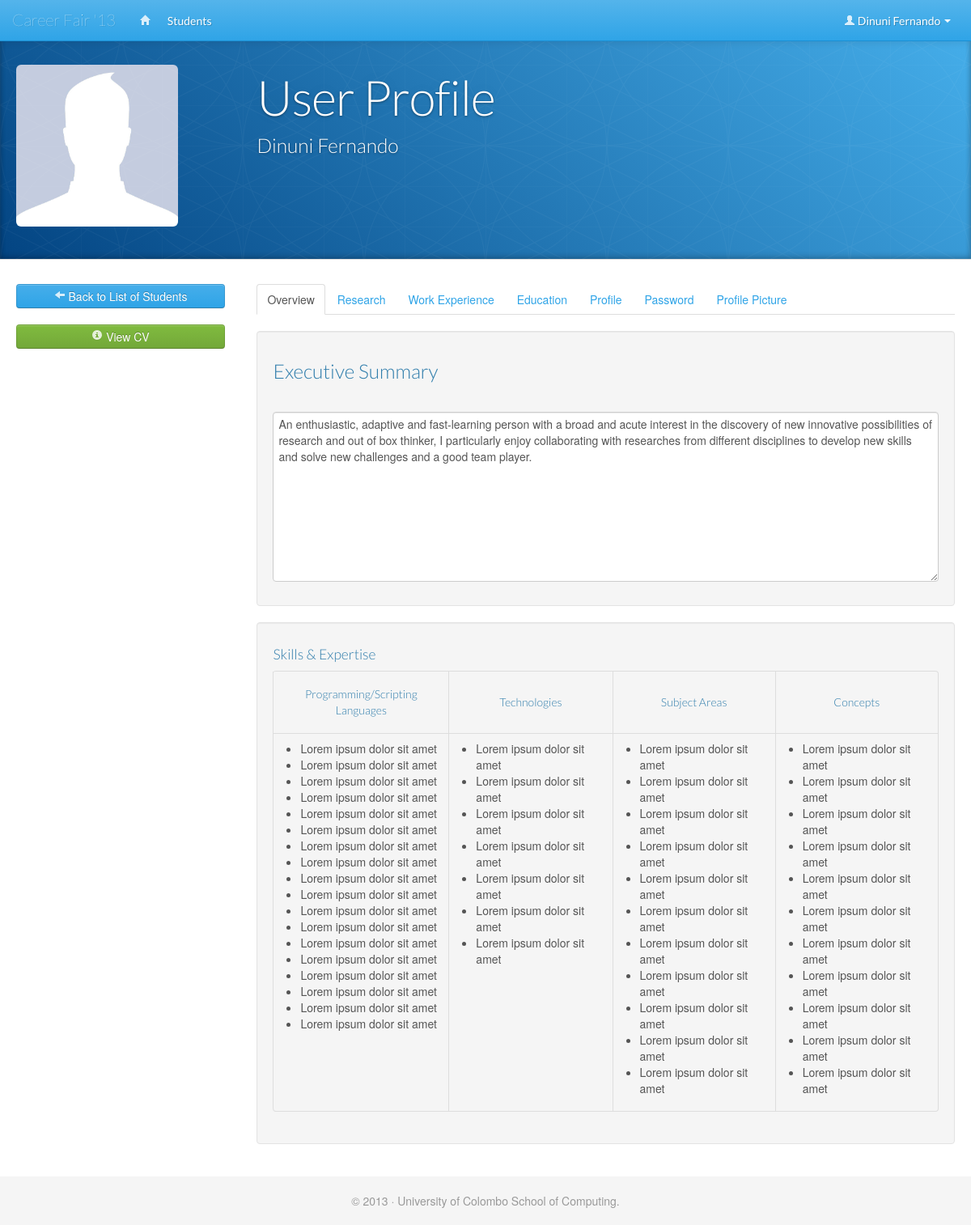
The page /view_profile.php (signed in) on the database as committed earlier.
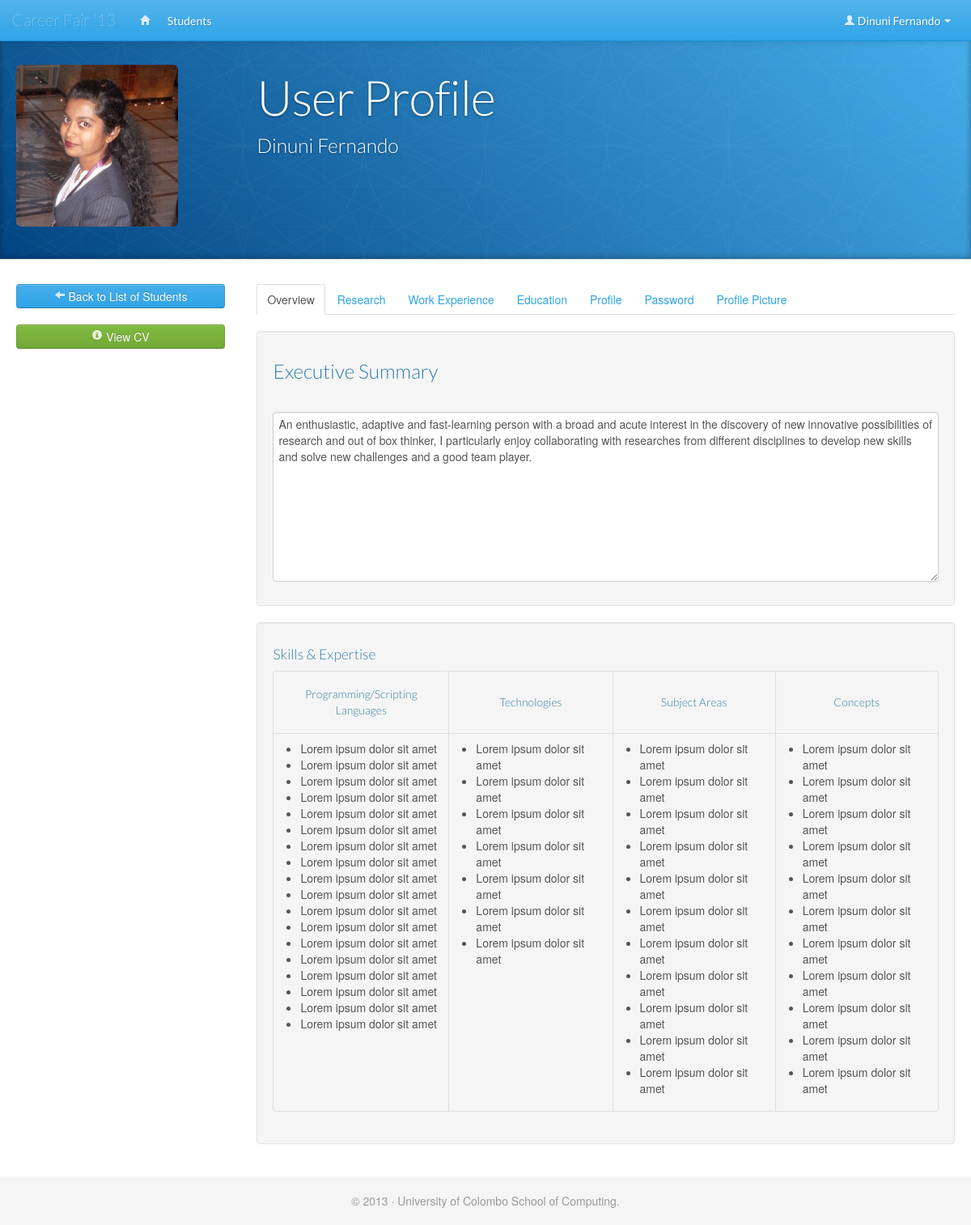
The same page on the database as committed later.
### tables this page shows
CREATE TABLE `obj_photos` (
  `id` int(11) NOT NULL AUTO_INCREMENT,
  `related_object_type` int(11) NOT NULL,
  `related_object_id` int(11) NOT NULL,
  `filename` varchar(255) NOT NULL,
  `file_type` varchar(100) NOT NULL,
  `size` varchar(20) NOT NULL,
  PRIMARY KEY (`id`),
  KEY `related_object_type` (`related_object_type`)
);

### includes/session.php (called while the page is built, shortened)
<?php
require_once("database.php");
class Session {
	private function check_log_in(){
		if (isset($_SESSION['id']) && isset($_SESSION['object_type'])){
			$this->object_type = $_SESSION['object_type'];
			$this->logged_in = true;
		} else {
			unset($this->id);
			unset($this->object_type);
			$this->logged_in = false;
		}
	}
}
$session = new Session();
?>

### includes/user_login.php (called while the page is built, shortened)
<?php
require_once("database.php");
class UserLogin extends DatabaseObject {
	protected static $table_name = "user_logins";
	public function get_user($id){
		$sql  = "SELECT * FROM " . static::$table_name;
		$sql .= " WHERE id = " . $id;
		$sql .= " LIMIT 1";
		$result_array = self::find_by_sql($sql);
		return !empty($result_array) ? array_shift($result_array) : false;
	}
}
?>

### includes/database.php (called while the page is built, shortened)
<?php
class MySQLDatabase{
	private $connection;
	public function open_connection(){
		$this->connection = mysql_connect(DB_SERVER, DB_USER, DB_PASS);
	}
	public function query($sql){
		$result = mysql_query($sql, $this->connection);
		return $result;
	}
	public function fetch_array($result_set){
		return mysql_fetch_array($result_set);
	}
}
$database = new MySQLDatabase();
?>

### includes/database_object.php (called while the page is built, shortened)
<?php
require_once("database.php");
class DatabaseObject {
	protected static $db_fields;
	public static function find_by_sql($sql=""){
		global $database;
		$result_set = $database->query($sql);
		$object_array = array();
		while ($row = $database->fetch_array($result_set)){
			$object_array[] = static::instantiate($row);
		}
		return $object_array;
	}
	private static function instantiate($row){
		$object = new $class_name;
		foreach($row as $attribute=>$value){
			if ($object->has_attribute($attribute)){
				$object->$attribute = $value;
			}
		}
		return $object;
	}
	private function has_attribute($attribute){
		return array_key_exists($attribute, $this->attributes());
	}
	protected function attributes(){
		$attributes = array();
		foreach(static::$db_fields as $field){
			if(property_exists($this, $field)){
				$attributes[$field] = $this->$field;
			}
		}
		return $attributes;
	}
}
?>

### includes/student.php (called while the page is built, shortened)
<?php
require_once("database.php");
class Student extends DatabaseObject {
	protected static $table_name = "user_students";
	public function get_user($id){
		$sql  = "SELECT * FROM " . static::$table_name;
		$sql .= " WHERE login_id = " . $id;
		$sql .= " LIMIT 1";
		$result_array = self::find_by_sql($sql);
		return !empty($result_array) ? array_shift($result_array) : false;
	}
}
?>

### includes/photo.php (called while the page is built, shortened)
<?php
require_once("database.php");
class Photo extends DatabaseObject {
	protected static $table_name = "obj_photos";
	public $filename;
	protected $upload_dir = 'img/uploads';
	public function image_path(){
		return $this->upload_dir.DS.$this->filename;
	}
	public function get_profile_picture($related_object_type, $id=0) {
		$sql  = "SELECT * FROM " . static::$table_name;
		$sql .= " WHERE related_object_type = {$related_object_type}";
		$sql .= " AND related_object_id = {$id}";
		$sql .= " LIMIT 1";
		$result_array = static::find_by_sql($sql);
		return !empty($result_array) ? array_shift($result_array) : false;
	}
}
?>

### public/view_profile.php (the view, shortened to what the changed rows need)
<?php
require_once("../includes/initialize.php");
$user_login_object = new UserLogin();
$student_object = new Student();
$admin_user_object = new AdminUser();
$company_user_object = new CompanyUser();
$photo_object = new Photo();
if ($session->is_logged_in()){
	if ($session->object_type == 3){
		$user = $user_login_object->get_user($_SESSION['id']);
		$admin_user = $admin_user_object->get_user($user->id);
		$admin_levels = AdminLevel::find_all();
		if (isset($_POST['submit'])){
			$user->username = $_POST['username'];
			$user->first_name = $_POST['first_name'];
			$user->last_name = $_POST['last_name'];
			$user->email_address = $_POST['email_address'];
			$user->admin_level = $_POST['admin_level'];
			if ($user->update()){
				$session->message("Success! Your details were updated. ");
				redirect_to('view_profile.php');
			} else {
				$session->message("Error! Your details could not be updated. ");
			}
		}
		if (isset($_POST['update'])){
			if ($_POST['old_password'] == $user->password){
				$user->password = $_POST['new_password'];
				if ($user->update()){
					$session->message("Success! Your password was updated. ");
					redirect_to('view_profile.php');
				} else {
					$session->message("Error! Your password could not be updated. ");
				}
			} else {
				$session->message("Error! The existing password did not match. ");
			}
		}
		if (isset($_POST['upload'])){
			$photo = new Photo();
			$photo->related_object_type = '3';
			$photo->related_object_id = $user->id;
			$photo->photo_type = 9;
			$photo->attach_file_admin_user($_FILES['file_upload'], $user->id, $user->first_name, $user->last_name);
			if ($photo->save()){
				$session->message("Success! The photo was uploaded successfully. ");
				redirect_to('list_admin_users.php');
			} else {
				$message = join("<br />", $photo->errors);
			}
		}
	} else if ($session->object_type == 2){
		$user = $user_login_object->get_user($_SESSION['id']);
		$student = $student_object->get_user($user->id);
		$profile_picture_of_student = $photo_object->get_profile_picture(2, $student->id);
	} else if ($session->object_type == 5){
		$user = $user_login_object->get_user($_SESSION['id']);
		$company_user = $company_user_object->get_user($user->id);
	}
}
?>
<!DOCTYPE html>
<html lang="en">
  <head>
    <?php require_once('../includes/layouts/header.php');?>
  </head>
  <body>
    <div id="wrap">
      <header class="jumbotron subhead">
		 <div class="container-fluid">
		 <div class="row-fluid">
		 <div class="span3">
		 <?php
         if (!empty($profile_picture_of_student->filename)) {
         	echo '<img src="../' . $profile_picture_of_student->image_path() . '" width="200" class="img-rounded" />';
         } else {
         	echo '<img src="img/default-prof-pic.jpg" width="200" class="img-rounded" alt="Please upload a profile picture" />';
         }
         ?>
		 </div>
		 <div class="span9">
		 	<h1>User Profile</h1>
		 </div>
		 </div>
		 </div>
	  </header>
      <div class="container-fluid">
        <div class="row-fluid">
        <div class="span9">
	    <section>
	    <div id="myTabContent" class="tab-content">
	    <?php if ($session->object_type == 2) { ?>
	    <div class="tab-pane <?php if ($session->object_type == 2) {echo 'active in';} else {echo 'fade';} ?>" id="overview">
      		<div class="well">
      			<table class="table table-bordered table-hover">
      			<thead>
	      			<tr align="center">
	      				<td><h5>Programming/Scripting Languages</h5></td>
	      				<td><h5>Technologies</h5></td>
	      				<td><h5>Subject Areas</h5></td>
	      				<td><h5>Concepts</h5></td>
	      			</tr>
      			</thead>
      			</table>
      		</div>
	    </div>
	    <?php } ?>
	  	</div>
	  	</section>
	  	</div>
	  	</div>
      </div>
    </div>
  </body>
</html>

Rows that differ between the two databases and show on the page:
added obj_photos: filename (picture)
